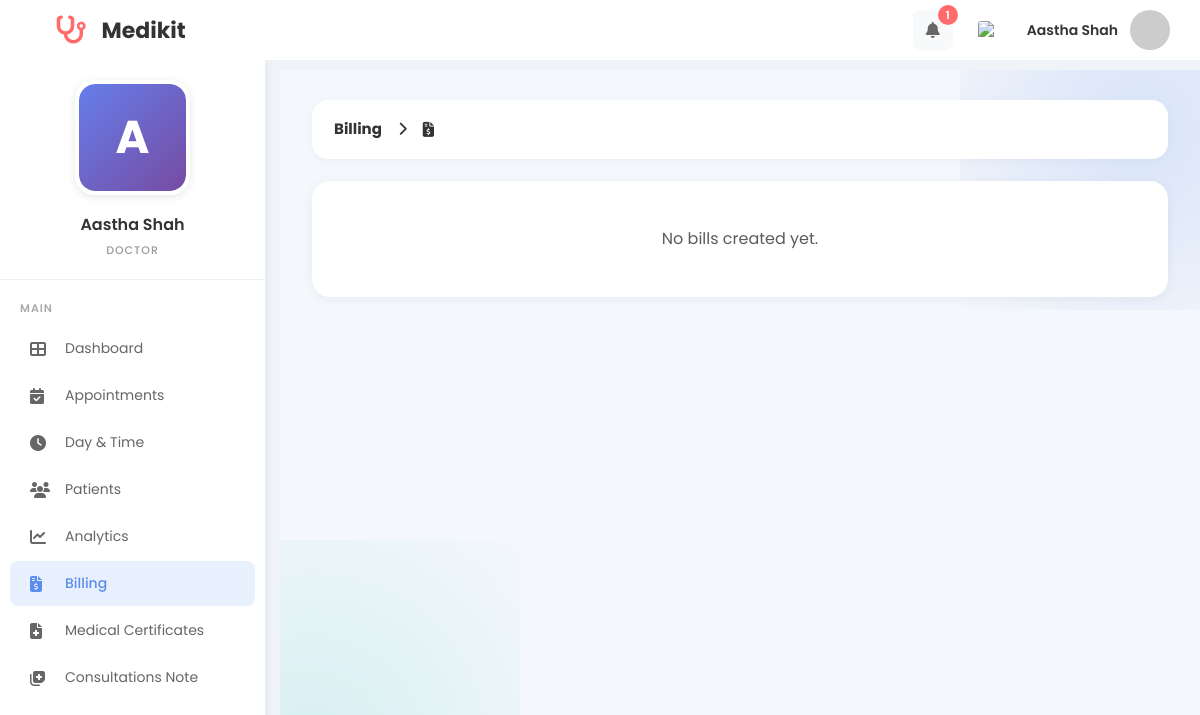
/MINI_PHP/doctor_billing.php (signed in), run on an earlier commit of the app's database.
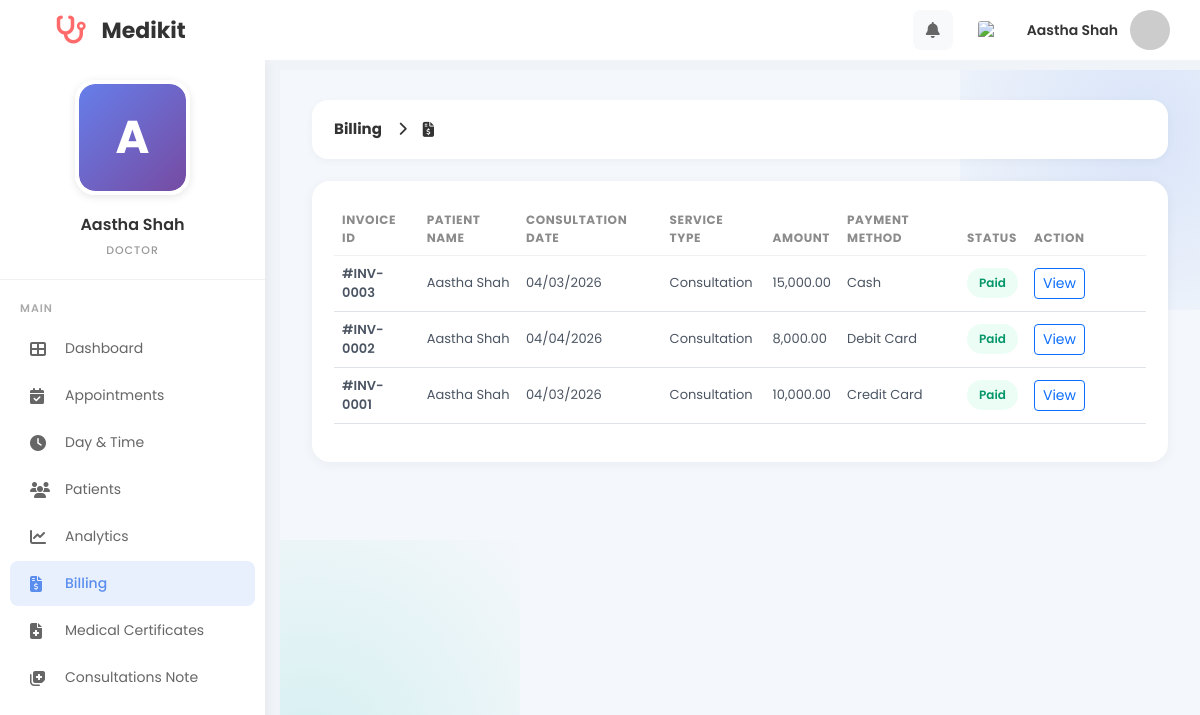
And on a later commit of the database.
### tables this page shows
CREATE TABLE `users` (
  `id` int(11) NOT NULL,
  `firstname` varchar(225) DEFAULT '',
  `lastname` varchar(225) DEFAULT '',
  `phone_number` bigint(20) DEFAULT 0,
  `date_of_birth` date DEFAULT curdate(),
  `email` varchar(50) NOT NULL,
  `gender` varchar(100) DEFAULT '',
  `address` varchar(225) DEFAULT '',
  `clinic_name` varchar(255) DEFAULT NULL,
  `experience_years` int(11) DEFAULT 0,
  `education` varchar(255) DEFAULT NULL,
  `bio` text DEFAULT NULL,
  `password` varchar(255) NOT NULL,
  `role_id` int(11) DEFAULT 0,
  `category_id` int(11) DEFAULT NULL,
  `created_at` timestamp NOT NULL DEFAULT current_timestamp(),
  `updated_at` timestamp NOT NULL DEFAULT current_timestamp() ON UPDATE current_timestamp(),
  `profile_image` varchar(255) DEFAULT NULL
);

CREATE TABLE `clinic_bills` (
  `id` int(11) NOT NULL,
  `booking_id` int(11) NOT NULL,
  `doctor_id` int(11) NOT NULL,
  `patient_id` int(11) NOT NULL,
  `service_type` varchar(100) NOT NULL DEFAULT 'Consultation',
  `amount` decimal(10,2) NOT NULL DEFAULT 0.00,
  `payment_method` varchar(50) NOT NULL DEFAULT 'Cash',
  `payment_status` enum('pending','paid') NOT NULL DEFAULT 'pending',
  `created_at` timestamp NOT NULL DEFAULT current_timestamp(),
  `updated_at` timestamp NOT NULL DEFAULT current_timestamp() ON UPDATE current_timestamp()
);

CREATE TABLE `patient` (
  `id` int(11) NOT NULL,
  `firstname` varchar(225) DEFAULT '',
  `lastname` varchar(225) DEFAULT '',
  `phone_number` bigint(20) DEFAULT 0,
  `email` varchar(100) DEFAULT NULL,
  `password` varchar(255) DEFAULT NULL,
  `date_of_birth` date DEFAULT curdate(),
  `gender` varchar(225) DEFAULT '',
  `address` varchar(225) DEFAULT '',
  `created_at` timestamp NOT NULL DEFAULT current_timestamp(),
  `updated_at` timestamp NOT NULL DEFAULT current_timestamp() ON UPDATE current_timestamp()
);

CREATE TABLE `visit_booking` (
  `id` int(11) NOT NULL,
  `patient_id` int(11) DEFAULT 0,
  `doctor_id` int(11) DEFAULT 0,
  `speciality_id` int(11) DEFAULT 0,
  `time_id` int(11) DEFAULT 0,
  `Note` varchar(225) DEFAULT '',
  `is_visited` int(11) DEFAULT 0,
  `created_at` timestamp NOT NULL DEFAULT current_timestamp(),
  `updated_at` timestamp NOT NULL DEFAULT current_timestamp() ON UPDATE current_timestamp(),
  `appointment_date` date DEFAULT NULL,
  `status` enum('pending','accepted','visited','rejected') DEFAULT 'pending',
  `patient_notified` tinyint(1) DEFAULT 0,
  `doctor_seen` tinyint(1) NOT NULL DEFAULT 0
);

### MINI_PHP/doctor_notification_helpers.php (called while the page is built, shortened)
<?php
if (!function_exists('medikit_ensure_doctor_notification_schema')) {
  function medikit_ensure_doctor_notification_schema($conn): void
  {
    $res = $conn->query("SHOW COLUMNS FROM `visit_booking` LIKE 'doctor_seen'");
  }
}
if (!function_exists('medikit_doctor_unseen_notifications_count')) {
  function medikit_doctor_unseen_notifications_count($conn, int $doctorId): int
  {
    medikit_ensure_doctor_notification_schema($conn);
    $stmt = $conn->prepare("SELECT COUNT(*) AS total FROM visit_booking WHERE doctor_id = ? AND doctor_seen = 0 AND status IN ('pending','accepted')");
    $stmt->bind_param('i', $doctorId);
    $stmt->execute();
    $row = $stmt->get_result()->fetch_assoc();
    return (int)($row['total'] ?? 0);
  }
}

### MINI_PHP/billing_helpers.php (called while the page is built, shortened)
<?php
function billing_invoice_no(int $billId): string
{
  return 'INV-' . str_pad((string)$billId, 4, '0', STR_PAD_LEFT);
}

### MINI_PHP/doctor_billing.php (the view, shortened to what the changed rows need)
<?php
include("config.php");
include("billing_helpers.php");
include("doctor_notification_helpers.php");
$doctor_id = (int)$_SESSION['doctor_id'];
$notification_count = medikit_doctor_unseen_notifications_count($conn, $doctor_id);
$doctor_res = mysqli_query($conn, "SELECT firstname, lastname, profile_image FROM users WHERE id = $doctor_id LIMIT 1");
$doctor = $doctor_res ? mysqli_fetch_assoc($doctor_res) : null;
$doctor['profile_image'] = $doctor['profile_image'] ?? '';
$bills = [];
if (empty($schema_error)) {
  $query = "
        SELECT
            cb.id AS bill_id,
            cb.booking_id,
            cb.service_type,
            cb.amount,
            cb.payment_method,
            cb.payment_status,
            vb.appointment_date,
            p.firstname AS patient_firstname,
            p.lastname AS patient_lastname
        FROM clinic_bills cb
        JOIN visit_booking vb ON vb.id = cb.booking_id
        LEFT JOIN patient p ON p.id = cb.patient_id
        WHERE cb.doctor_id = ?
        ORDER BY cb.created_at DESC, cb.id DESC
    ";
  $stmt = $conn->prepare($query);
  if ($stmt) {
    $stmt->bind_param("i", $doctor_id);
    $stmt->execute();
    $result = $stmt->get_result();
    if ($result) {
      while ($row = $result->fetch_assoc()) {
        $bills[] = $row;
      }
    }
  }
}
?>
<!DOCTYPE html>
<html lang="en">
<head>
  <link href="https://cdn.jsdelivr.net/npm/bootstrap@5.3.2/dist/css/bootstrap.min.css" rel="stylesheet">
  <link href="https://cdnjs.cloudflare.com/ajax/libs/font-awesome/6.4.0/css/all.min.css" rel="stylesheet">
</head>
<body>
  <div class="top-header">
    <div class="header-right">
      <div class="dropdown" style="position: relative;">
        <button class="header-icon" type="button" data-notif-toggle aria-label="Notifications" aria-expanded="false">
          <i class="fas fa-bell"></i>
          <?php if (!empty($notification_count)): ?>
            <span class="notification-badge"><?= (int)$notification_count ?></span>
          <?php endif; ?>
        </button>
      </div>
      <div class="user-profile">
        <span class="user-name"><?= htmlspecialchars($doctor['firstname'] . ' ' . $doctor['lastname']) ?></span>
        <?php
        $doctor_avatar_src = (!empty($doctor['profile_image']) && file_exists(__DIR__ . '/' . $doctor['profile_image']))
          ? $doctor['profile_image']
          : "https://ui-avatars.com/api/?name=" . urlencode($doctor['firstname'] . '+' . $doctor['lastname']) . "&background=5a8dee&color=fff";
        ?>
        <img src="<?= htmlspecialchars($doctor_avatar_src) ?>" alt="Profile" class="user-avatar">
      </div>
    </div>
  </div>
  <div class="sidebar">
    <div class="doctor-profile-sidebar">
      <div class="profile-image-wrapper">
        <form id="profileImageForm" action="doctor_profile_image.php" method="POST" enctype="multipart/form-data">
          <label for="profileImageInput" style="cursor: pointer; display: block; width: 115px; height: 115px; margin: 0 auto;">
            <div class="profile-image-container" id="sidebarProfileImage">
              <?php if (!empty($doctor['profile_image']) && file_exists(__DIR__ . '/' . $doctor['profile_image'])): ?>
                <img src="<?= htmlspecialchars($doctor['profile_image']) ?>" alt="Profile" style="width: 100%; height: 100%; object-fit: cover; display: block;">
              <?php else: ?>
                <div class="profile-placeholder">
                  <?= strtoupper(substr($doctor['firstname'] ?: 'D', 0, 1)) ?>
                </div>
              <?php endif; ?>
            </div>
          </label>
        </form>
      </div>
      <div class="profile-name"><?= htmlspecialchars($doctor['firstname'] . ' ' . $doctor['lastname']) ?></div>
      <div class="profile-role">DOCTOR</div>
    </div>
  </div>
  <div class="main-content">
    <div class="panel-card">
      <?php if (!empty($schema_error)): ?>
        <div class="alert alert-danger mb-0">
          Billing table error: <?= htmlspecialchars($schema_error) ?>
        </div>
      <?php elseif (empty($bills)): ?>
        <div class="text-center text-muted py-4">No bills created yet.</div>
      <?php else: ?>
        <div class="table-responsive">
          <table class="table table-hover align-middle">
            <thead>
              <tr>
                <th>Invoice ID</th>
                <th>Patient Name</th>
                <th>Consultation Date</th>
                <th>Service Type</th>
                <th>Amount</th>
                <th>Payment Method</th>
                <th>Status</th>
                <th style="min-width: 120px;">Action</th>
              </tr>
            </thead>
            <tbody>
              <?php foreach ($bills as $bill): ?>
                <?php
                $invoice_no = billing_invoice_no((int)($bill['bill_id'] ?? 0));
                $patient_name = trim(($bill['patient_firstname'] ?? '') . ' ' . ($bill['patient_lastname'] ?? ''));
                $consult_date = '-';
                if (!empty($bill['appointment_date'])) {
                  $consult_date = date("m/d/Y", strtotime($bill['appointment_date']));
                }
                $pay_status = (string)($bill['payment_status'] ?? 'pending');
                $badge_class = $pay_status === 'paid' ? 'badge-soft badge-paid' : 'badge-soft badge-pending';
                $badge_text = $pay_status === 'paid' ? 'Paid' : 'Pending';
                ?>
                <tr>
                  <td><span class="fw-semibold">#<?= htmlspecialchars($invoice_no) ?></span></td>
                  <td><?= htmlspecialchars($patient_name !== '' ? $patient_name : '-') ?></td>
                  <td><?= htmlspecialchars($consult_date) ?></td>
                  <td><?= htmlspecialchars((string)($bill['service_type'] ?? 'Consultation')) ?></td>
                  <td><?= htmlspecialchars(number_format((float)($bill['amount'] ?? 0), 2)) ?></td>
                  <td><?= htmlspecialchars((string)($bill['payment_method'] ?? 'Cash')) ?></td>
                  <td><span class="<?= $badge_class ?>"><?= htmlspecialchars($badge_text) ?></span></td>
                  <td>
                    <a class="btn btn-sm btn-outline-primary" href="doctor_bill.php?bill_id=<?= (int)$bill['bill_id'] ?>">View</a>
                  </td>
                </tr>
              <?php endforeach; ?>
            </tbody>
          </table>
        </div>
      <?php endif; ?>
    </div>
  </div>
</body>
</html>

What changed in the data, as far as the page shows it:
now on this page (row edited): users: firstname+lastname "Aastha Shah", firstname "A"
added clinic_bills: id "INV-0003", patient.lastname "Aastha Shah", visit_booking.appointment_date "04/03/2026", service_type "Consultation", amount "15,000.00", payment_method "Cash", payment_status "Paid"
added clinic_bills: id "INV-0002", patient.lastname "Aastha Shah", visit_booking.appointment_date "04/04/2026", service_type "Consultation", amount "8,000.00", payment_method "Debit Card", payment_status "Paid"
added clinic_bills: id "INV-0001", patient.lastname "Aastha Shah", visit_booking.appointment_date "04/03/2026", service_type "Consultation", amount "10,000.00", payment_method "Credit Card", payment_status "Paid"
Also different on the page:
$notification_count: "1" → (not shown)
$doctor['firstname'] . ' ' . $doctor['lastname']: "Aastha Shah" → (not shown)
substr($doctor['firstname'] ?: 'D', 0, 1): "A" → (not shown)
text no longer shown: "No bills created yet."
text now shown: "INVOICE ID PATIENT NAME CONSULTATION DATE SERVICE TYPE AMOUNT PAYMENT METHOD STATUS ACTION"
